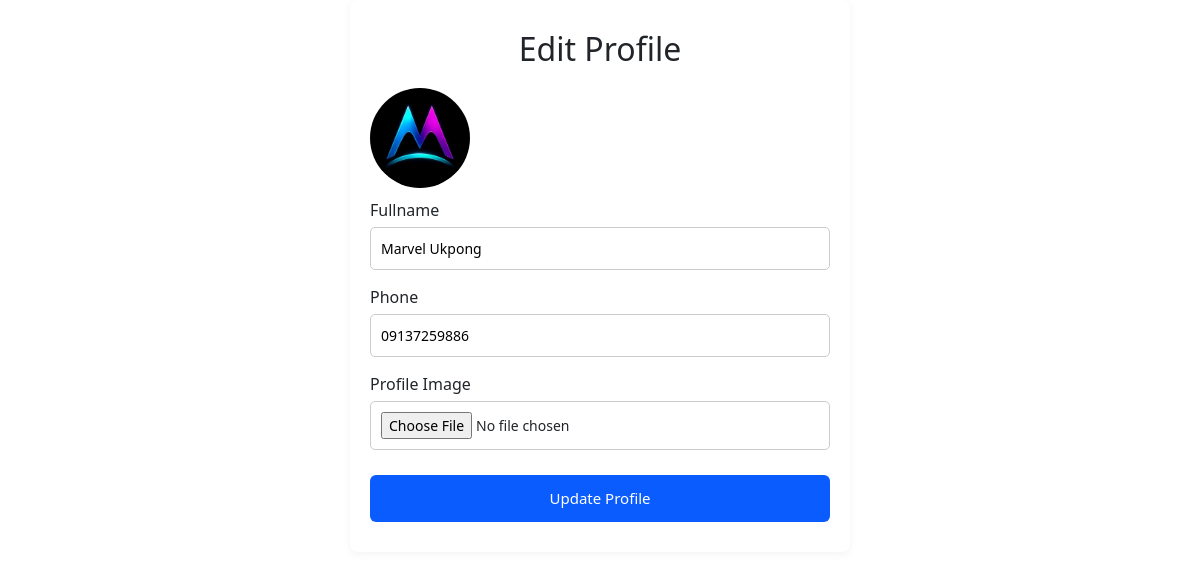
The app's page /users/profile/edit/ (signed in) with its own data.
### users/models.py (models this page shows, shortened)
class User(AbstractUser):
    student_id = models.CharField(max_length=20, unique=True, blank=True)
    fullname = models.CharField(max_length=50)
    phone = models.CharField(max_length=20)
    country = models.CharField(max_length=100)
    email = models.EmailField(max_length=254, unique=True)
    github_username = models.CharField(
    max_length=100,
    blank=True,
    null=True
    )
    profile_image = models.ImageField(upload_to='profiles/', blank=True)
    is_verified = models.BooleanField(default=False)
    verified_at = models.DateTimeField(
    null=True,
    blank=True
    )

### users/views.py (the view, shortened to what this page needs)
# urls.py: path("profile/edit/", views.edit_profile, name="edit_profile"),
@login_required
def edit_profile(request):
    user = request.user
    return render(request,"users/edit_profile.html")

### users/templates/users/edit_profile.html (shortened to what this page needs)
{% extends "base.html" %}
{% load static %}
{% block content %}
<div class="profile-container">
<h2>Edit Profile</h2>
{% if user.profile_image %}
<img src="{{ user.profile_image.url }}" class="profile-preview">
{% endif %}
<form method="POST" enctype="multipart/form-data" class="profile-form">
<div class="form-group">
    <label>Fullname</label>
    <input type="text" name="fullname" value="{{user.fullname}}">
</div>
<div class="form-group">
<label>Phone</label>
<input type="text" name="phone" value="{{ user.phone }}">
</div>
<div class="form-group">
<label>Profile Image</label>
<input type="file" name="profile_image">
</div>
<button type="submit" class="update-btn">
Update Profile
</button>
</form>
</div>
{% endblock %}

### users/templates/users/edit_profile.html (style rules this page uses)
.profile-container { max-width:500px; margin:auto; padding:30px 20px; background:white; border-radius:8px; box-shadow:0 2px 10px rgba(0,0,0,0.05); }
.profile-container h2 { margin-bottom:20px; text-align:center; }
.profile-form { display:flex; flex-direction:column; gap:15px; }
.form-group { display:flex; flex-direction:column; }
.form-group label { margin-bottom:5px; font-weight:500; }
.form-group input { padding:10px; border-radius:5px; border:1px solid #ccc; font-size:14px; }
.update-btn { background:#0b5cff; color:white; padding:12px; border:none; border-radius:6px; font-size:15px; cursor:pointer; margin-top:10px; }
.profile-preview { width:100px; height:100px; border-radius:50%; object-fit:cover; margin-bottom:10px; }

### records on screen
User: profile_image (picture), fullname "Marvel Ukpong", phone "09137259886"
